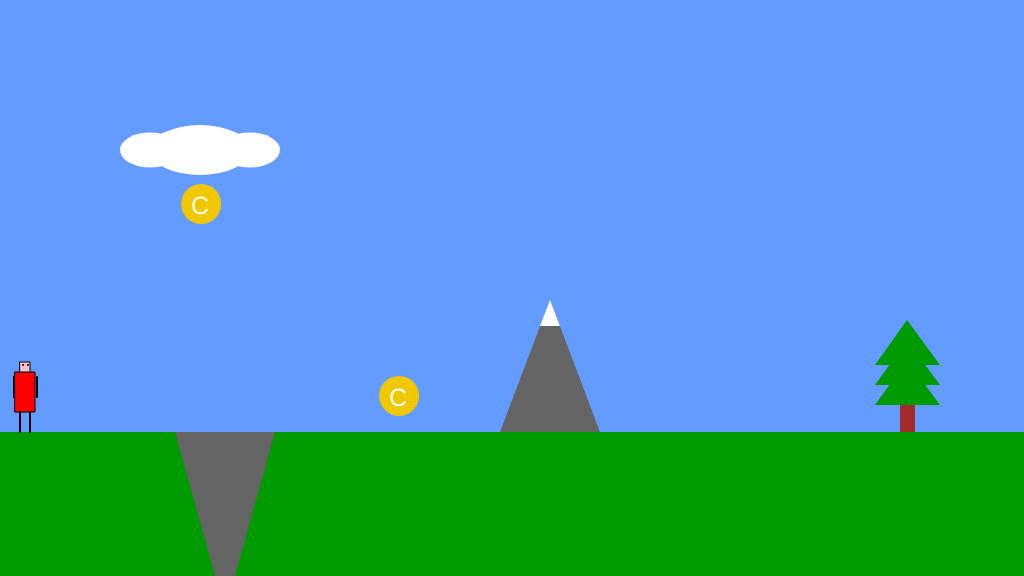
Frame 1 (no input)
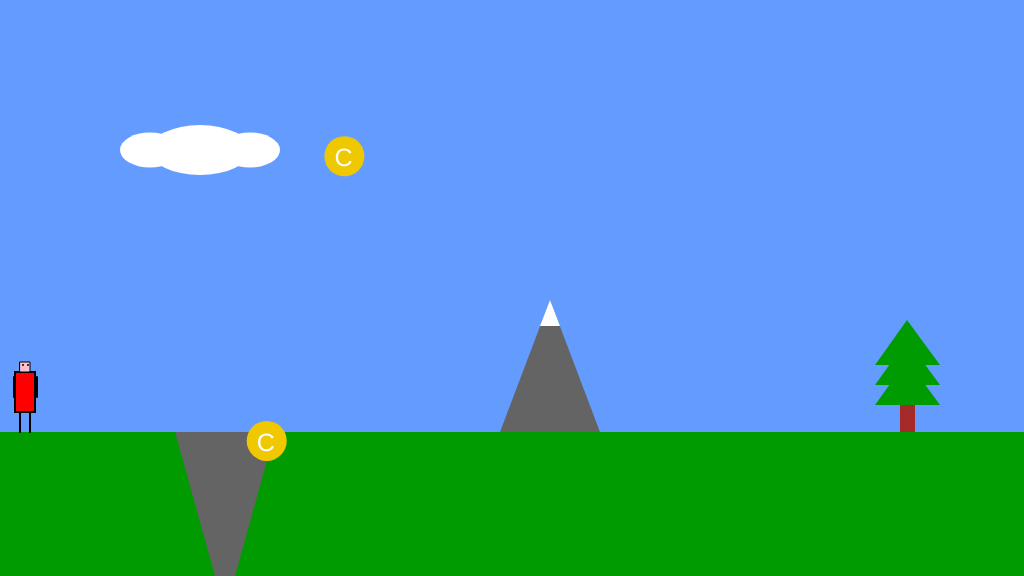
Frame 60 (no input)
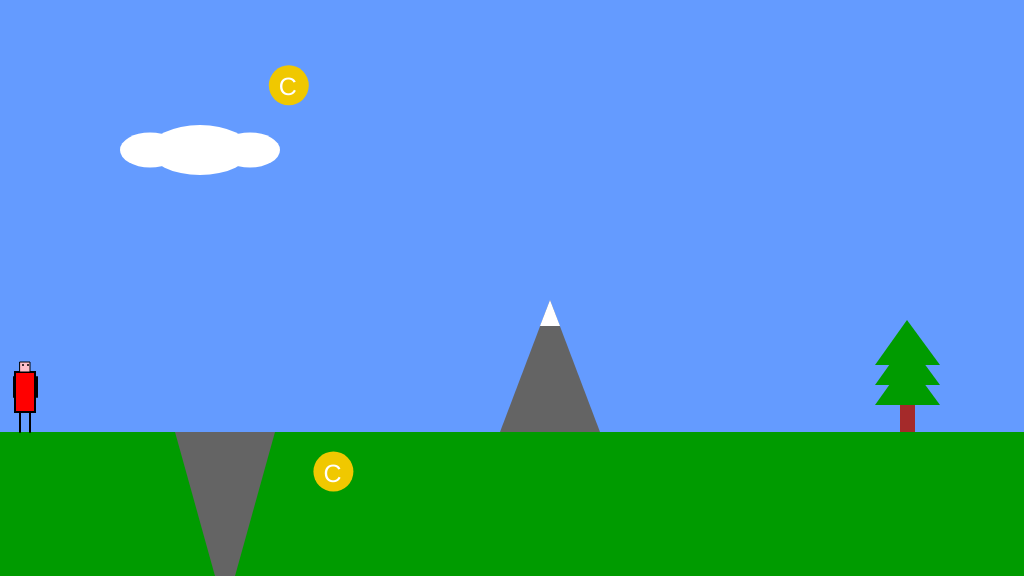
Frame 120 (the mouse pressed at the canvas centre since frame 60)

The p5.js sketch that drew these frames (run headless with seeded random() and noise() and a simulated clock; from frame 60 on, the mouse is pressed at the canvas centre):

// p5.js sketch
// ── sketch.js

let charStarParam = {
	charStartPoint: {
		x: 25,
		y: 432
	},
	movement: {
		walkSpeed: 200,
		jumpSpeed: 400,
		jumpHeight: 100
	}
}; // starting paramaters of the main character

let gameObjects = {
	sceneryObjects: [
		function drawGround() {
			noStroke();
			fill(0,155,0);
			rect(0, 432, 1024, 144);
		},

		function drawCloud() {
			fill(255);
			ellipse(200, 150, 100, 50);
			ellipse(150, 150, 60, 35);
			ellipse(250, 150, 60, 35);
		},

		function drawMountain() {
			fill(100);
			triangle(550, 300, 500, 432, 600, 432);
			fill(255);
			triangle(550, 300, 540, 326, 560, 326);
		},

		function drawTree() {
			fill("brown");
			rect(900, 405, 15, 27);
			fill(0, 155, 0);
			triangle(875, 405, 940, 405, 907, 360);
			triangle(875, 385, 940, 385, 907, 340);
			triangle(875, 365, 940, 365, 907, 320);
		},

		function drawCanyon() {
			fill(100);
			quad(175, 432, 275, 432, 235, 576, 215, 576);
		}
	],

	coins: [
		{
			direction: 0,
			speed: 250,
			isMoving: true,
			coords: {
				x: 400,
				y: 400
			},
			drawCoin() {
				fill(240, 200, 0);
				circle(this.coords.x, this.coords.y, 40);
				fill(255);
				textSize(25);
				text("C", this.coords.x-10, this.coords.y+10)
				textSize(12);
			}
		},

		{
			direction: 0,
			speed: 250,
			isMoving: true,
			coords: {
				x: 200,
				y: 200
			},
			drawCoin() {
				fill(240, 200, 0);
				circle(this.coords.x, this.coords.y, 40);
				fill(255);
				textSize(25);
				text("C", this.coords.x-10, this.coords.y+10)
				textSize(12);
			}
		}
	],

	mainCharacter: {
		coords: {
			x: charStarParam.charStartPoint.x,
			y: charStarParam.charStartPoint.y
		},

		drawFunctions: {
			drawCharFront() {
				let gameChar = {
					x: gameObjects.mainCharacter.coords.x,
					y: gameObjects.mainCharacter.coords.y
				};
			
				fill("red");
				stroke(0);
				rect(gameChar.x-10, gameChar.y-60, 20, 40); //body
			
				strokeWeight(2);
				line(gameChar.x-5, gameChar.y-20, gameChar.x-5, gameChar.y); //left leg
			
				line(gameChar.x+5, gameChar.y-20, gameChar.x+5, gameChar.y); //right leg
			
				line(gameChar.x-11, gameChar.y-55, gameChar.x-11, gameChar.y-35); //left arm
			
				line(gameChar.x+12, gameChar.y-55, gameChar.x+12, gameChar.y-35); //right arm
			
				strokeWeight(1);
				fill("pink");
				rect(gameChar.x-5, gameChar.y-70, 10, 10) //face
			
				strokeWeight(2);
				point(gameChar.x-2, gameChar.y-67)
				point(gameChar.x+3, gameChar.y-67) //eyes
			},
			
			drawCharRight() {
				let gameChar = {
					x: gameObjects.mainCharacter.coords.x,
					y: gameObjects.mainCharacter.coords.y
				};
			
				fill("red");
				stroke(0);
				rect(gameChar.x-10, gameChar.y-60, 20, 40); //body
			
				strokeWeight(2);
				line(gameChar.x-5, gameChar.y-20, gameChar.x-5, gameChar.y); //left leg
			
				line(gameChar.x+5, gameChar.y-20, gameChar.x+5, gameChar.y); //right leg
			
				line(gameChar.x-11, gameChar.y-55, gameChar.x-11, gameChar.y-45);
				line(gameChar.x-11, gameChar.y-45, gameChar.x-1, gameChar.y-45); //left arm
			
				line(gameChar.x+12, gameChar.y-55, gameChar.x+12, gameChar.y-45);
				line(gameChar.x+12, gameChar.y-45, gameChar.x+22, gameChar.y-45); //right arm
			
				strokeWeight(1);
				fill("pink");
				rect(gameChar.x-5, gameChar.y-70, 10, 10) //face
			
				strokeWeight(2);
				point(gameChar.x+3, gameChar.y-67) //eye
			},
			
			drawCharLeft() {
				let gameChar = {
					x: gameObjects.mainCharacter.coords.x,
					y: gameObjects.mainCharacter.coords.y
				};
			
				fill("red");
				stroke(0);
				rect(gameChar.x-10, gameChar.y-60, 20, 40); //body
			
				strokeWeight(2);
				line(gameChar.x-5, gameChar.y-20, gameChar.x-5, gameChar.y); //left leg
			
				line(gameChar.x+5, gameChar.y-20, gameChar.x+5, gameChar.y); //right leg
			
				line(gameChar.x-11, gameChar.y-55, gameChar.x-11, gameChar.y-45); 
				line(gameChar.x-11, gameChar.y-45, gameChar.x-21, gameChar.y-45); //left arm
			
				line(gameChar.x+12, gameChar.y-55, gameChar.x+12, gameChar.y-45);
				line(gameChar.x+12, gameChar.y-45, gameChar.x+2, gameChar.y-45); //right arm
			
				strokeWeight(1);
				fill("pink");
				rect(gameChar.x-5, gameChar.y-70, 10, 10) //face
			
				strokeWeight(2);
				point(gameChar.x-2, gameChar.y-67) //eye
			},
			
			drawCharJumpFront() {
				let gameChar = {
					x: gameObjects.mainCharacter.coords.x,
					y: gameObjects.mainCharacter.coords.y
				};
			
				fill("red");
				stroke(0);
				rect(gameChar.x-10, gameChar.y-60, 20, 40); //body
			
				strokeWeight(2);
				line(gameChar.x-5, gameChar.y-20, gameChar.x-5, gameChar.y); //left leg
			
				line(gameChar.x+5, gameChar.y-20, gameChar.x+5, gameChar.y); //right leg
			
				line(gameChar.x-11, gameChar.y-55, gameChar.x-11, gameChar.y-75); //left arm
			
				line(gameChar.x+12, gameChar.y-55, gameChar.x+12, gameChar.y-75); //right arm
			
				strokeWeight(1);
				fill("pink");
				rect(gameChar.x-5, gameChar.y-70, 10, 10) //face
			
				strokeWeight(2);
				point(gameChar.x-2, gameChar.y-67)
				point(gameChar.x+3, gameChar.y-67) //eyes
			},
			
			drawCharJumpRight() {
				let gameChar = {
					x: gameObjects.mainCharacter.coords.x,
					y: gameObjects.mainCharacter.coords.y
				};
			
				fill("red");
				stroke(0);
				rect(gameChar.x-10, gameChar.y-60, 20, 40); //body
			
				strokeWeight(2);
				line(gameChar.x-5, gameChar.y-20, gameChar.x-5, gameChar.y-10);
				line(gameChar.x-5, gameChar.y-10, gameChar.x-15, gameChar.y-10); //left leg
			
				line(gameChar.x+5, gameChar.y-20, gameChar.x+5, gameChar.y-10);
				line(gameChar.x+5, gameChar.y-10, gameChar.x-5, gameChar.y-10); //right leg
			
				line(gameChar.x-11, gameChar.y-55, gameChar.x-11, gameChar.y-45);
				line(gameChar.x-11, gameChar.y-45, gameChar.x-1, gameChar.y-45); //left arm
			
				line(gameChar.x+12, gameChar.y-55, gameChar.x+12, gameChar.y-45);
				line(gameChar.x+12, gameChar.y-45, gameChar.x+22, gameChar.y-45); //right arm
			
				strokeWeight(1);
				fill("pink");
				rect(gameChar.x-5, gameChar.y-70, 10, 10) //face
			
				strokeWeight(2);
				point(gameChar.x+3, gameChar.y-67) //eye
			},
			
			drawCharJumpLeft() {
				let gameChar = {
					x: gameObjects.mainCharacter.coords.x,
					y: gameObjects.mainCharacter.coords.y
				};
			
				fill("red");
				stroke(0);
				rect(gameChar.x-10, gameChar.y-60, 20, 40); //body
			
				strokeWeight(2);
				line(gameChar.x-5, gameChar.y-20, gameChar.x-5, gameChar.y-10);
				line(gameChar.x-5, gameChar.y-10, gameChar.x+5, gameChar.y-10); //left leg
			
				line(gameChar.x+5, gameChar.y-20, gameChar.x+5, gameChar.y-10);
				line(gameChar.x+5, gameChar.y-10, gameChar.x+15, gameChar.y-10); //right leg
			
				line(gameChar.x-11, gameChar.y-55, gameChar.x-11, gameChar.y-45);
				line(gameChar.x-11, gameChar.y-45, gameChar.x-21, gameChar.y-45); //left arm
			
				line(gameChar.x+12, gameChar.y-55, gameChar.x+12, gameChar.y-45);
				line(gameChar.x+12, gameChar.y-45, gameChar.x+2, gameChar.y-45); //right arm
			
				strokeWeight(1);
				fill("pink");
				rect(gameChar.x-5, gameChar.y-70, 10, 10) //face
			
				strokeWeight(2);
				point(gameChar.x-2, gameChar.y-67) //eye
			}
		},

		movement: {
			walkSpeed: charStarParam.movement.walkSpeed,
			walkDirection: 0,
			jumpSpeed: charStarParam.movement.jumpSpeed,
			jumpHeight: charStarParam.movement.jumpHeight,
			ableToJump: charStarParam.charStartPoint.y === 432,
			isInAir: !this.ableToJump,
			jumpDirection: 0
		}
	}
}

function setup()
{
	createCanvas(1024, 576);
	gameObjects.coins.forEach(coin => (coin.direction = random(0, 2 * PI))); // random direction for each coin
}

function draw()
{
	background(100, 155, 255); //fill the sky blue

	gameObjects.sceneryObjects.forEach(obj => obj()); // draws all background objects

	gameObjects.coins.forEach(coin => coinMove(coin)); // moves and draws all coins

	characterMovement(); // moves and draws character
}

function characterMovement() {
	const character = gameObjects.mainCharacter;

	if(keyIsDown(68)) {
		character.movement.walkDirection = 1;
	} else if(keyIsDown(65)) {
		character.movement.walkDirection = -1;
	} else {
		character.movement.walkDirection = 0;
	} // checks which direction character should walk

	if(keyIsDown(32) && character.movement.ableToJump) {
		character.movement.jumpDirection = 1;
		character.movement.isInAir = true;
		if(character.coords.y <= (432 - character.movement.jumpHeight)) {
			character.movement.ableToJump = false;
		}
	} else if(character.movement.isInAir === true) {
		character.movement.jumpDirection = -1;
		character.movement.ableToJump = false;
		if(character.coords.y >= 432) {
			character.movement.ableToJump = true;
			character.movement.isInAir = false;
			character.movement.jumpDirection = 0;
			character.coords.y = 432;
		}
	} // checks if character should jump or fall

	character.coords.x += character.movement.walkSpeed * character.movement.walkDirection / frameRate();
	character.coords.y += character.movement.jumpSpeed * -character.movement.jumpDirection / frameRate(); // moves character

	if(character.movement.isInAir) {
		switch(character.movement.walkDirection) {
			case 0: 
				character.drawFunctions.drawCharJumpFront();
				break;
			case 1:
				character.drawFunctions.drawCharJumpRight();
				break;
			case -1:
				character.drawFunctions.drawCharJumpLeft();
				break;
		}
	} else {
		switch(character.movement.walkDirection) {
			case 0: 
				character.drawFunctions.drawCharFront();
				break;
			case 1:
				character.drawFunctions.drawCharRight();
				break;
			case -1:
				character.drawFunctions.drawCharLeft();
				break;
		}
	} // draws character
}

function coinMove(coin)
{
	if(coin.coords.x >= 1024 || coin.coords.x <= 0) {
		if(coin.direction <= PI) {
			coin.direction = PI - coin.direction;
		} else {
			coin.direction = 3 * PI - coin.direction;
		}

		if(coin.coords.x <= 0) {
			coin.coords.x = 0;
		} else {
			coin.coords.x = 1024;
		}
	} // if it hits horizontal border, change horizontal direction

	if(coin.coords.y >= 576 || coin.coords.y <= 0) {
		coin.direction = 2 * PI - coin.direction;

		if(coin.coords.y <= 0) {
			coin.coords.y = 0;
		} else {
			coin.coords.y = 576;
		}
	} // if it hits vertical border, change vertical direction

	let axisSpeed = {
		x: coin.speed * cos(coin.direction) / frameRate(),
		y: coin.speed * sin(coin.direction) / frameRate()
	} // individual speed for each axis

	if(coin.isMoving) {
		coin.coords.x += axisSpeed.x;
		coin.coords.y += axisSpeed.y;
	} // moves coin

	coin.drawCoin(); // draws coin
}

function keyPressed() {
	if(keyCode === 81) {
		for(let i = 0; i < gameObjects.coins.length; i++) {
			const coin = gameObjects.coins[i];
			if(coin.direction <= PI) {
				coin.direction += PI;
			} else {
				coin.direction -= PI;
			}
		}
	} // if 'Q' pressed, change directon of coins

	if(keyCode === 69) {
		gameObjects.coins.forEach(coin => coin.isMoving = !coin.isMoving)
	} // if 'E 'pressed, stop coins
}
